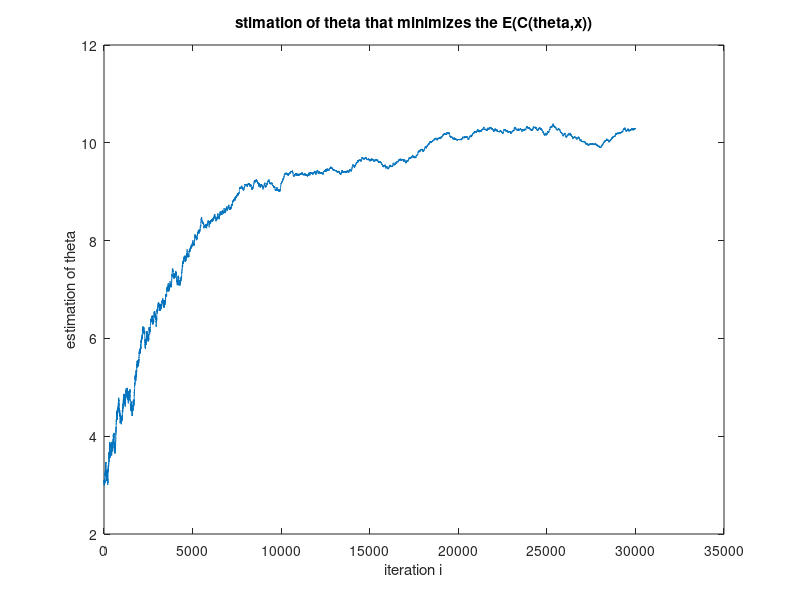

This chart was generated by the following MATLAB code:
clear all
clc
theta(:,1)=3;
c=(normrnd(theta(:,1),1)-5)^1.2;
total=zeros(1,1000);
%for j=1:1000
for i=1:30000
    d=sign(rand-0.5);
    delta=1/((i+1)^1);
    a=0;b=0;
    for ii=1:10
        a=a+(normrnd(theta(:,i)+0.01,1)-10)^2;
        b=b+(normrnd(theta(:,i)-0.01,1)-10)^2;
    end
    gradient_est(i,1)=(a-b)/(0.02*ii);
    step=0.0001;
    theta(:,i+1)=theta(:,i)-step*gradient_est(i,1);
end
figure(1)
plot(theta)
xlabel('iteration i')
ylabel('estimation of theta')
title('stimation of theta that minimizes the E(C(theta,x))')